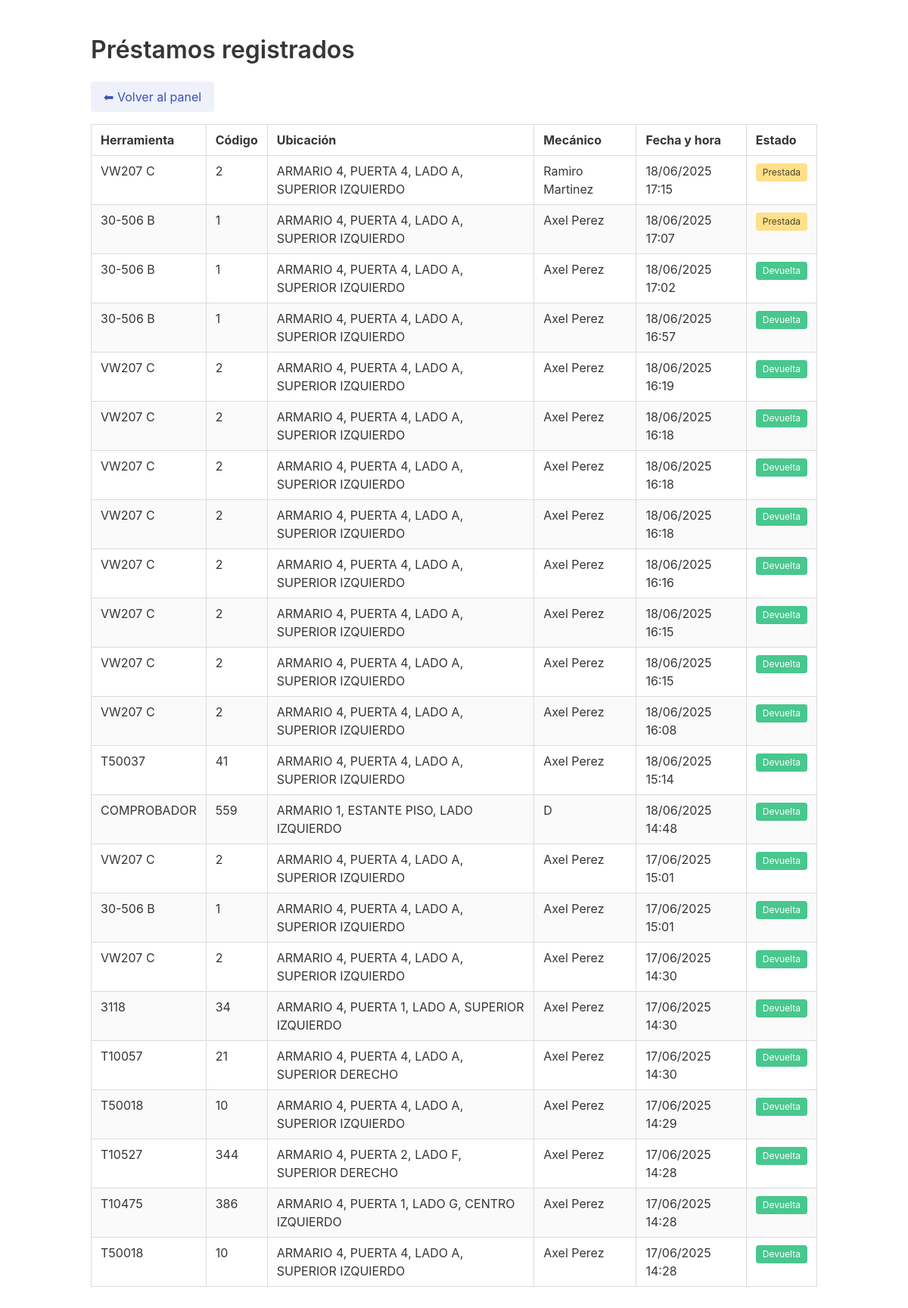
/prestamos_activos.php (signed in), run on the app's committed database.
### tables this page shows
CREATE TABLE `prestamos` (
  `id` int(11) NOT NULL AUTO_INCREMENT,
  `herramienta_id` int(11) NOT NULL,
  `mecanico_id` int(11) DEFAULT NULL,
  `nombre_personalizado` varchar(100) DEFAULT NULL,
  `sucursal` varchar(100) NOT NULL DEFAULT 'Lanús',
  `fecha_hora` datetime NOT NULL,
  `fecha_devolucion` datetime DEFAULT NULL,
  `devuelta` tinyint(1) DEFAULT 0,
  `comentario_devolucion` text DEFAULT NULL,
  `leido` tinyint(1) DEFAULT 0,
  PRIMARY KEY (`id`),
  KEY `herramienta_id` (`herramienta_id`),
  CONSTRAINT `prestamos_ibfk_1` FOREIGN KEY (`herramienta_id`) REFERENCES `herramientas` (`id`) ON UPDATE CASCADE
);

CREATE TABLE `herramientas` (
  `id` int(11) NOT NULL AUTO_INCREMENT,
  `codigo` varchar(50) DEFAULT NULL,
  `nombre` varchar(100) NOT NULL,
  `ubicacion` varchar(100) NOT NULL,
  `imagen` varchar(255) DEFAULT NULL,
  `cantidad` int(11) DEFAULT 1,
  PRIMARY KEY (`id`)
);

CREATE TABLE `mecanicos` (
  `id` int(11) NOT NULL AUTO_INCREMENT,
  `nombre` varchar(100) NOT NULL,
  PRIMARY KEY (`id`),
  UNIQUE KEY `nombre` (`nombre`)
);

### prestamos_activos.php (the view, shortened to what this page needs)
<?php
include 'includes/conexion.php';
$prestamos = $conexion->query("
    SELECT p.id, h.nombre, h.codigo, h.ubicacion, m.nombre AS mecanico, p.fecha_hora, p.devuelta
    FROM prestamos p
    JOIN herramientas h ON p.herramienta_id = h.id
    JOIN mecanicos m ON p.mecanico_id = m.id
    ORDER BY p.fecha_hora DESC
");
?>
<!DOCTYPE html>
<html lang="es">
<head>
    <link rel="stylesheet" href="https://cdn.jsdelivr.net/npm/bulma@0.9.4/css/bulma.min.css">
</head>
<body>
    <section class="section">
        <div class="container">
            <h2 class="title is-3">Préstamos registrados</h2>
            <a href="dashboard.php" class="button is-link is-light mb-4">⬅ Volver al panel</a>
            <div class="table-container">
                <table class="table is-fullwidth is-striped is-hoverable is-bordered">
                    <thead>
                        <tr>
                            <th>Herramienta</th>
                            <th>Código</th>
                            <th>Ubicación</th>
                            <th>Mecánico</th>
                            <th>Fecha y hora</th>
                            <th>Estado</th>
                        </tr>
                    </thead>
                    <tbody>
                        <?php if ($prestamos->num_rows === 0): ?>
                            <tr><td colspan="6" class="has-text-centered">No hay préstamos registrados.</td></tr>
                        <?php else: ?>
                            <?php while ($row = $prestamos->fetch_assoc()): ?>
                                <tr>
                                    <td><?= htmlspecialchars($row['nombre']) ?></td>
                                    <td><?= htmlspecialchars($row['codigo']) ?></td>
                                    <td><?= htmlspecialchars($row['ubicacion']) ?></td>
                                    <td><?= htmlspecialchars($row['mecanico']) ?></td>
                                    <td><?= date('d/m/Y H:i', strtotime($row['fecha_hora'])) ?></td>
                                    <td>
                                        <?php if ($row['devuelta']): ?>
                                            <span class="tag is-success">Devuelta</span>
                                        <?php else: ?>
                                            <span class="tag is-warning">Prestada</span>
                                        <?php endif; ?>
                                    </td>
                                </tr>
                            <?php endwhile; ?>
                        <?php endif; ?>
                    </tbody>
                </table>
            </div>
        </div>
    </section>
</body>
</html>

### data on the page
prestamos: herramienta.nombre "VW207 C", herramienta.codigo "2", herramienta.ubicacion "ARMARIO 4, PUERTA 4, LADO A, SUPERIOR IZQUIERDO", mecanico.nombre "Ramiro Martinez", fecha_hora "18/06/2025 17:15", devuelta "Prestada"
prestamos: herramienta.nombre "30-506 B", herramienta.codigo "1", herramienta.ubicacion "ARMARIO 4, PUERTA 4, LADO A, SUPERIOR IZQUIERDO", mecanico.nombre "Axel Perez", fecha_hora "18/06/2025 17:07", devuelta "Prestada"
prestamos: herramienta.nombre "30-506 B", herramienta.codigo "1", herramienta.ubicacion "ARMARIO 4, PUERTA 4, LADO A, SUPERIOR IZQUIERDO", mecanico.nombre "Axel Perez", fecha_hora "18/06/2025 17:02", devuelta "Devuelta"
prestamos: herramienta.nombre "30-506 B", herramienta.codigo "1", herramienta.ubicacion "ARMARIO 4, PUERTA 4, LADO A, SUPERIOR IZQUIERDO", mecanico.nombre "Axel Perez", fecha_hora "18/06/2025 16:57", devuelta "Devuelta"
prestamos: herramienta.nombre "VW207 C", herramienta.codigo "2", herramienta.ubicacion "ARMARIO 4, PUERTA 4, LADO A, SUPERIOR IZQUIERDO", mecanico.nombre "Axel Perez", fecha_hora "18/06/2025 16:19", devuelta "Devuelta"
prestamos: herramienta.nombre "VW207 C", herramienta.codigo "2", herramienta.ubicacion "ARMARIO 4, PUERTA 4, LADO A, SUPERIOR IZQUIERDO", mecanico.nombre "Axel Perez", fecha_hora "18/06/2025 16:18", devuelta "Devuelta"
prestamos: herramienta.nombre "VW207 C", herramienta.codigo "2", herramienta.ubicacion "ARMARIO 4, PUERTA 4, LADO A, SUPERIOR IZQUIERDO", mecanico.nombre "Axel Perez", fecha_hora "18/06/2025 16:18", devuelta "Devuelta"
prestamos: herramienta.nombre "VW207 C", herramienta.codigo "2", herramienta.ubicacion "ARMARIO 4, PUERTA 4, LADO A, SUPERIOR IZQUIERDO", mecanico.nombre "Axel Perez", fecha_hora "18/06/2025 16:18", devuelta "Devuelta"
prestamos: herramienta.nombre "VW207 C", herramienta.codigo "2", herramienta.ubicacion "ARMARIO 4, PUERTA 4, LADO A, SUPERIOR IZQUIERDO", mecanico.nombre "Axel Perez", fecha_hora "18/06/2025 16:16", devuelta "Devuelta"
prestamos: herramienta.nombre "VW207 C", herramienta.codigo "2", herramienta.ubicacion "ARMARIO 4, PUERTA 4, LADO A, SUPERIOR IZQUIERDO", mecanico.nombre "Axel Perez", fecha_hora "18/06/2025 16:15", devuelta "Devuelta"
prestamos: herramienta.nombre "VW207 C", herramienta.codigo "2", herramienta.ubicacion "ARMARIO 4, PUERTA 4, LADO A, SUPERIOR IZQUIERDO", mecanico.nombre "Axel Perez", fecha_hora "18/06/2025 16:15", devuelta "Devuelta"
prestamos: herramienta.nombre "VW207 C", herramienta.codigo "2", herramienta.ubicacion "ARMARIO 4, PUERTA 4, LADO A, SUPERIOR IZQUIERDO", mecanico.nombre "Axel Perez", fecha_hora "18/06/2025 16:08", devuelta "Devuelta"
prestamos: herramienta.nombre "T50037", herramienta.codigo "41", herramienta.ubicacion "ARMARIO 4, PUERTA 4, LADO A, SUPERIOR IZQUIERDO", mecanico.nombre "Axel Perez", fecha_hora "18/06/2025 15:14", devuelta "Devuelta"
prestamos: herramienta.nombre "COMPROBADOR", herramienta.codigo "559", herramienta.ubicacion "ARMARIO 1, ESTANTE PISO, LADO IZQUIERDO", mecanico.nombre "D", fecha_hora "18/06/2025 14:48", devuelta "Devuelta"
prestamos: herramienta.nombre "VW207 C", herramienta.codigo "2", herramienta.ubicacion "ARMARIO 4, PUERTA 4, LADO A, SUPERIOR IZQUIERDO", mecanico.nombre "Axel Perez", fecha_hora "17/06/2025 15:01", devuelta "Devuelta"
prestamos: herramienta.nombre "30-506 B", herramienta.codigo "1", herramienta.ubicacion "ARMARIO 4, PUERTA 4, LADO A, SUPERIOR IZQUIERDO", mecanico.nombre "Axel Perez", fecha_hora "17/06/2025 15:01", devuelta "Devuelta"
prestamos: herramienta.nombre "VW207 C", herramienta.codigo "2", herramienta.ubicacion "ARMARIO 4, PUERTA 4, LADO A, SUPERIOR IZQUIERDO", mecanico.nombre "Axel Perez", fecha_hora "17/06/2025 14:30", devuelta "Devuelta"
prestamos: herramienta.nombre "3118", herramienta.codigo "34", herramienta.ubicacion "ARMARIO 4, PUERTA 1, LADO A, SUPERIOR IZQUIERDO", mecanico.nombre "Axel Perez", fecha_hora "17/06/2025 14:30", devuelta "Devuelta"
prestamos: herramienta.nombre "T10057", herramienta.codigo "21", herramienta.ubicacion "ARMARIO 4, PUERTA 4, LADO A, SUPERIOR DERECHO", mecanico.nombre "Axel Perez", fecha_hora "17/06/2025 14:30", devuelta "Devuelta"
prestamos: herramienta.nombre "T50018", herramienta.codigo "10", herramienta.ubicacion "ARMARIO 4, PUERTA 4, LADO A, SUPERIOR IZQUIERDO", mecanico.nombre "Axel Perez", fecha_hora "17/06/2025 14:29", devuelta "Devuelta"
prestamos: herramienta.nombre "T10527", herramienta.codigo "344", herramienta.ubicacion "ARMARIO 4, PUERTA 2, LADO F, SUPERIOR DERECHO", mecanico.nombre "Axel Perez", fecha_hora "17/06/2025 14:28", devuelta "Devuelta"
prestamos: herramienta.nombre "T10475", herramienta.codigo "386", herramienta.ubicacion "ARMARIO 4, PUERTA 1, LADO G, CENTRO IZQUIERDO", mecanico.nombre "Axel Perez", fecha_hora "17/06/2025 14:28", devuelta "Devuelta"
prestamos: herramienta.nombre "T50018", herramienta.codigo "10", herramienta.ubicacion "ARMARIO 4, PUERTA 4, LADO A, SUPERIOR IZQUIERDO", mecanico.nombre "Axel Perez", fecha_hora "17/06/2025 14:28", devuelta "Devuelta"
